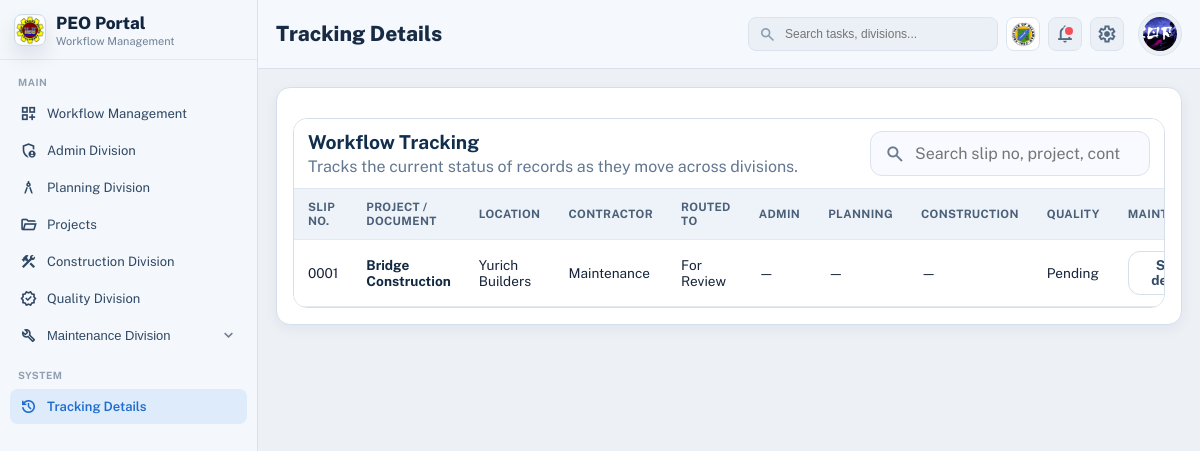
Page /tracking-details/ (signed in) on the earlier database version.
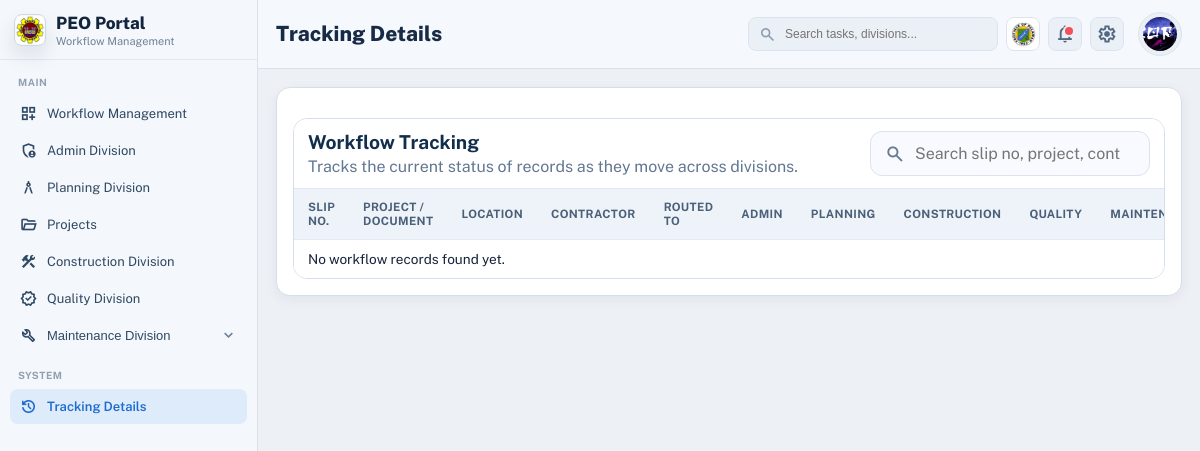
Same page on the later database version.
### my_app/models.py (models this page shows, shortened)
class SharedDivisionStore(models.Model):
    KEY_CHOICES = DivisionStore.KEY_CHOICES
    key = models.CharField(max_length=20, choices=KEY_CHOICES, unique=True)
    data = models.JSONField(default=dict, blank=True)
    created_at = models.DateTimeField(auto_now_add=True)
    updated_at = models.DateTimeField(auto_now=True)

### my_app/views.py (the view)
# urls.py: path('tracking-details/', views.tracking_details, name='tracking_details'),
@login_required
def tracking_details(request):
    return render(
        request,
        'Dashboard/dashboard.html',
        _build_dashboard_context(
            request,
            current_section='tracking',
            page_heading='Tracking Details',
            tracking_rows=_build_tracking_rows(request.user),
            tracking_payload=_build_tracking_payload(request.user),
        ),
    )

### my_app/views.py (called while the page is built)
def _get_user_profile(user):
    profile, _ = UserProfile.objects.get_or_create(user=user)
    return profile

def _format_notification_time(value, fallback='Recently updated'):
    if not value:
        return fallback
    current_time = timezone.localtime(timezone.now())
    local_value = timezone.localtime(value)
    delta = current_time - local_value
    if delta.total_seconds() < 60:
        return 'Just now'
    if delta.total_seconds() < 3600:
        minutes = max(int(delta.total_seconds() // 60), 1)
        return f'{minutes}m ago'
    if delta.total_seconds() < 86400:
        hours = max(int(delta.total_seconds() // 3600), 1)
        return f'{hours}h ago'
    if delta.days < 7:
        return f'{delta.days}d ago'
    return local_value.strftime('%b %d, %Y')

def _normalize_status_key(value):
    text = str(value or '').strip().lower()
    if not text:
        return ''
    return re.sub(r'[^a-z0-9]+', '_', text).strip('_')

def _safe_list(value):
    return value if isinstance(value, list) else []

### my_app/templates/Dashboard/dashboard.html (shortened to what the changed rows need)
{% extends "base.html" %}
{% load static %}
{% block body_class %}portal-body{% endblock %}
{% block content %}
    <div class="portal-shell">
        <aside class="portal-sidebar" id="portal-sidebar">
            <div class="portal-brand">
                <div class="brand-text">
                    <h1>PEO Portal</h1>
                </div>
            </div>
        </aside>
        <main class="portal-main">
            <header class="portal-topbar">
                <div class="topbar-left">
                    <h2>{{ page_heading|default:"Workflow Management" }}</h2>
                </div>
            </header>
	            <section class="portal-content">
	                {% if current_section == 'admin' %}
	                    {% include admin_template|default:'admin/admin_division.html' %}
	                {% elif current_section == 'planning' %}
	                    {% include planning_template|default:'Planning/planning_division_table.html' %}
	                {% elif current_section == 'project' %}
	                    {% include 'Project/project_table.html' %}
	                {% elif current_section == 'construction' %}
	                    {% include construction_template|default:'construction/construction.html' %}
	                {% elif current_section == 'quality' %}
	                    {% include quality_template|default:'Quality/quality_division_table.html' %}
	                {% elif current_section == 'settings' %}
	                    {% include 'account/settings_panel.html' %}
	                {% elif current_section == 'maintenance' %}
	                    {% include maintenance_template %}
                {% elif current_section == 'tracking' %}
                    {% include 'tracking_details.html' %}
                {% endif %}
            </section>
        </main>
    </div>
{% endblock %}

### my_app/templates/tracking_details.html (shortened to what this page needs)
<section class="road-filter-panel tracking-board" aria-label="Workflow tracking details">
    <div class="road-table-wrap">
        <div class="road-table-head">
            <div>
                <h2 style="margin:0; font-size:1.2rem; color:#112e4d;">Workflow Tracking</h2>
                <p style="margin:4px 0 0; color:#617792;">Tracks the current status of records as they move across divisions.</p>
            </div>
            <div class="road-table-actions" style="display:flex; gap:12px; align-items:center;">
                <label class="quality-search" style="max-width:320px;">
                    <span class="material-symbols-outlined" aria-hidden="true">search</span>
                    <input type="search" class="js-tracking-search" placeholder="Search slip no, project, contractor...">
                </label>
            </div>
        </div>
        <div class="road-table-scroll" role="region" aria-label="Tracking table" tabindex="0">
            <table class="road-table tracking-table">
                <colgroup>
                    <col style="width: 120px;">
                    <col style="width: 320px;">
                    <col style="width: 260px;">
                    <col style="width: 220px;">
                    <col style="width: 140px;">
                    <col style="width: 150px;">
                    <col style="width: 150px;">
                    <col style="width: 150px;">
                    <col style="width: 150px;">
                    <col style="width: 160px;">
                    <col style="width: 140px;">
                </colgroup>
                <thead>
                    <tr>
                        <th>Slip No.</th>
                        <th>Project / Document</th>
                        <th>Location</th>
                        <th>Contractor</th>
                        <th>Routed To</th>
                        <th>Admin</th>
                        <th>Planning</th>
                        <th>Construction</th>
                        <th>Quality</th>
                        <th>Maintenance</th>
                    </tr>
                </thead>
                <tbody class="js-tracking-table-body">
                    {% if tracking_rows %}
                        {% for row in tracking_rows %}
                            <tr class="js-tracking-row" data-admin-id="{{ row.admin_record_id }}">
                                <td>{{ row.slip_no|default:"—" }}</td>
                                <td>
                                    <strong style="color:#122840;">{{ row.project_name|default:"—" }}</strong>
                                </td>
                                <td>{{ row.contractor|default:"—" }}</td>
                                <td>{{ row.routed_to|default:"—" }}</td>
                                <td>{{ row.admin_status|default:"—" }}</td>
                                <td>{{ row.planning_status|default:"—" }}</td>
                                <td>{{ row.construction_status|default:"—" }}</td>
                                <td>{{ row.quality_status|default:"—" }}</td>
                                <td>{{ row.maintenance_status|default:"—" }}</td>
                                <td>
                                    <button type="button" class="project-secondary-btn tracking-details-btn js-tracking-show-details" data-admin-id="{{ row.admin_record_id }}">
                                        Show details
                                    </button>
                                </td>
                            </tr>
                        {% endfor %}
                    {% else %}
                        <tr class="construction-empty-row js-tracking-empty-row">
                            <td colspan="11">No workflow records found yet.</td>
                        </tr>
                    {% endif %}
                </tbody>
            </table>
        </div>
    </div>
</section>

Differences in the rows shown:
no longer on this page (row edited): SharedDivisionStore: slip_no "0001", project_name "Bridge Construction", contractor "Yurich Builders", routed_to "Maintenance", admin_status "For Review", planning_status "—", construction_status "—", quality_status "—", maintenance_status "Pending"
Other differences:
text now shown: "No workflow records found yet."
